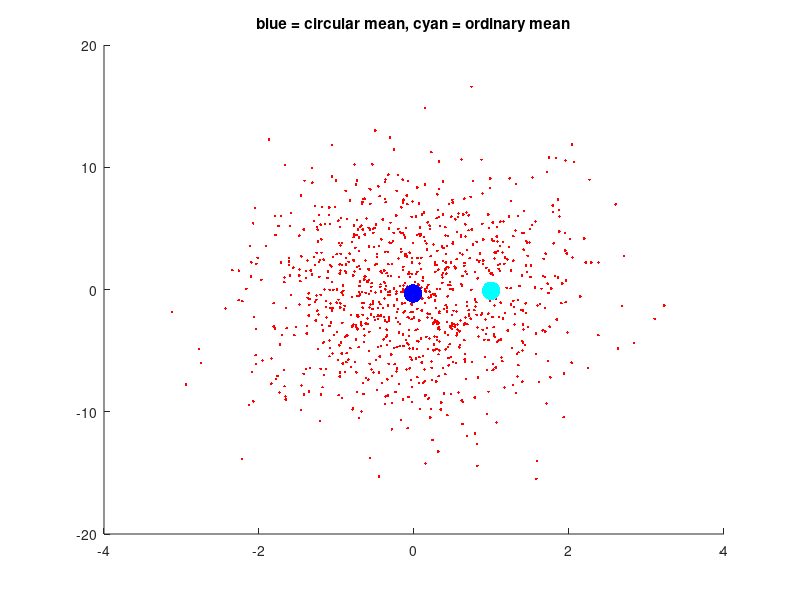
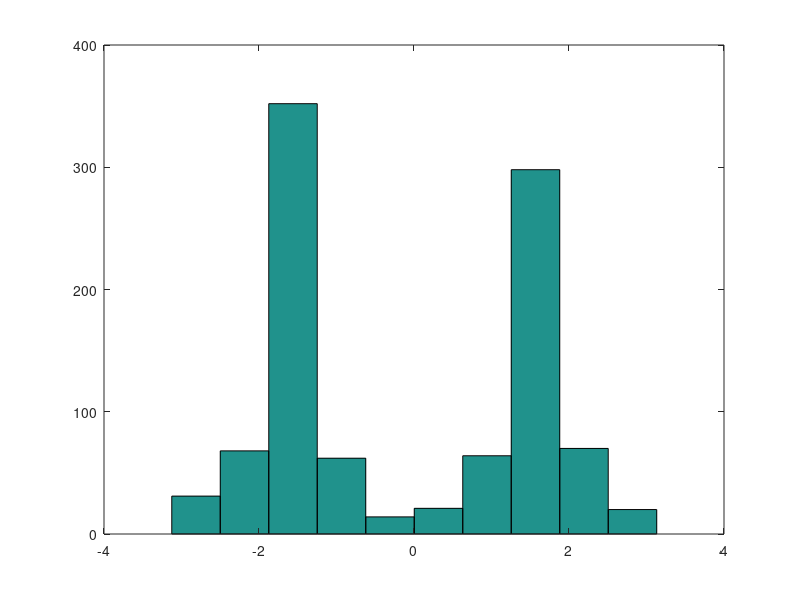

Recreate these plots in MATLAB, in order.
function ComplexStudy
figure(1)
clf
hold on
z = complex(randn(1000,1),5*randn(1000,1));
plot(z,'r.')
mz = mean(z);
plot(mz,'b.','markersize',40)
title('blue = circular mean, cyan = ordinary mean')
%atan2(imag(mz),real(mz))
fprintf('\ncircular mean of phases = %f\n',atan2(imag(mz),real(mz)))

circZ = atan2(imag(z),real(z));
figure(2)
clf
hist(circZ) 
%mean(circZ)
fprintf('\nordinary mean of phases = %f\n',mean(circZ))
figure(1)
plot(cos(mean(circZ)),sin(mean(circZ)),'c.','markersize',40)

% clf % clear figure
